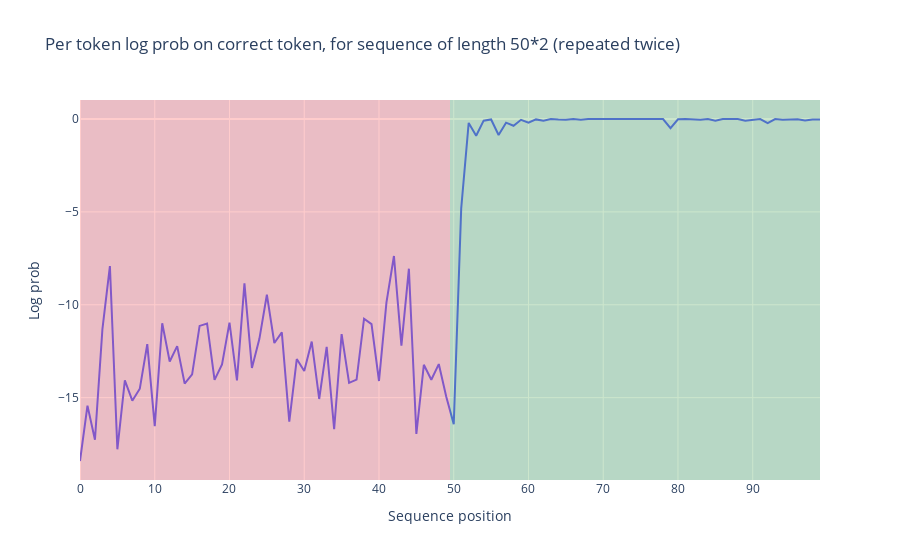

The notebook cell this image was saved under:
### Code cell
device = "cuda"
seq_len = 50
batch = 1
(rep_tokens, rep_logits, rep_cache) = run_and_cache_model_repeated_tokens(model, seq_len, batch)
rep_cache.remove_batch_dim()
rep_str = model.to_str_tokens(rep_tokens)
model.reset_hooks()
log_probs = get_log_probs(rep_logits, rep_tokens).squeeze()

print(f"Performance on the first half: {log_probs[:seq_len].mean():.3f}")
print(f"Performance on the second half: {log_probs[seq_len:].mean():.3f}")

plot_loss_difference(log_probs, rep_str, seq_len)

### Figure 1 — Plotly figure (JSON) as saved in the notebook; plotly's stock layout.template omitted (floating-point values rounded to 4 significant figures)
{"data": [{"hovertemplate": "<b>%{hovertext}</b><br><br>variable=0<br>Sequence position=%{x}<br>Log prob=%{y}<extra></extra>", "hovertext": [" infall", " priorit", "extreme", " however", " being", "acts", " territ", " types", " Mongo", " san", " Cowboy", " canonical", " delicate", " worship", "REF", " Turk", "Occup", " Donkey", " trains", " addressing", " Poly", " spicy", " uncle", "ijk", " course", " following", " mountainous", "Sk", "Alias", " Moy", " Increases", " landslide", "earch", " Files", "ossier", " Amar", "aced", "759", " scope", " tun", " LIFE", "Kind", " e", "Michael", " Ar", " appalled", "Tenn", " Gujarat", " McH", " Maj", " infall", " priorit", "extreme", " however", " being", "acts", " territ", " types", " Mongo", " san", " Cowboy", " canonical", " delicate", " worship", "REF", " Turk", "Occup", " Donkey", " trains", " addressing", " Poly", " spicy", " uncle", "ijk", " course", " following", " mountainous", "Sk", "Alias", " Moy", " Increases", " landslide", "earch", " Files", "ossier", " Amar", "aced", "759", " scope", " tun", " LIFE", "Kind", " e", "Michael", " Ar", " appalled", "Tenn", " Gujarat", " McH", " Maj"], "legendgroup": "0", "line": {"color": "#636efa", "dash": "solid"}, "marker": {"symbol": "circle"}, "mode": "lines", "name": "0", "orientation": "v", "showlegend": true, "type": "scatter", "x": [0, 1, 2, 3, 4, 5, 6, 7, 8, 9, 10, 11, 12, 13, 14, 15, 16, 17, 18, 19, 20, 21, 22, 23, 24, 25, 26, 27, 28, 29, 30, 31, 32, 33, 34, 35, 36, 37, 38, 39, 40, 41, 42, 43, 44, 45, 46, 47, 48, 49, 50, 51, 52, 53, 54, 55, 56, 57, 58, 59, 60, 61, 62, 63, 64, 65, 66, 67, 68, 69, 70, 71, 72, 73, 74, 75, 76, 77, 78, 79, 80, 81, 82, 83, 84, 85, 86, 87, 88, 89, 90, 91, 92, 93, 94, 95, 96, 97, 98, 99], "xaxis": "x", "y": [-18.41, -15.43, -17.27, -11.31, -7.914, -17.78, -14.07, -15.16, -14.52, -12.12, -16.54, -11.0, -13.05, -12.23, -14.24, -13.75, -11.14, -11.02, -14.04, -13.21, -10.96, -14.07, -8.849, -13.4, -11.83, -9.459, -12.06, -11.48, -16.29, -12.92, -13.57, -11.98, -15.07, -12.27, -16.69, -11.58, -14.21, -14.03, -10.75, -11.04, -14.1, -9.869, -7.374, -12.2, -8.059, -16.95, -13.23, -14.04, -13.19, -14.95, -16.43, -4.811, -0.2126, -0.9049, -0.08859, -0.02448, -0.8633, -0.1966, -0.3639, -0.04429, -0.2023, -0.0222, -0.09375, -0.005268, -0.03101, -0.0457, -0.0002979, -0.03754, -0.001851, -0.01033, -0.004505, -0.002791, -0.006165, -0.002644, -0.0038, -0.003916, -0.01879, -0.01389, -0.003063, -0.4904, -0.01628, -0.003431, -0.007058, -0.04384, -0.00664, -0.09718, -0.001188, -0.003065, -0.0006986, -0.09932, -0.07118, -0.004911, -0.2203, -0.003259, -0.04217, -0.02409, -0.01135, -0.07809, -0.02316, -0.0211], "yaxis": "y"}], "layout": {"autosize": true, "hovermode": "x unified", "legend": {"title": {"text": "variable"}, "tracegroupgap": 0}, "shapes": [{"fillcolor": "red", "line": {"width": 0}, "opacity": 0.2, "type": "rect", "x0": 0, "x1": 49.5, "xref": "x", "y0": 0, "y1": 1, "yref": "y domain"}, {"fillcolor": "green", "line": {"width": 0}, "opacity": 0.2, "type": "rect", "x0": 49.5, "x1": 99, "xref": "x", "y0": 0, "y1": 1, "yref": "y domain"}], "showlegend": false, "title": {"text": "Per token log prob on correct token, for sequence of length 50*2 (repeated twice)"}, "xaxis": {"anchor": "y", "autorange": true, "domain": [0, 1], "range": [0, 99], "title": {"text": "Sequence position"}, "type": "linear"}, "yaxis": {"anchor": "x", "autorange": true, "domain": [0, 1], "range": [-19.43, 1.022], "title": {"text": "Log prob"}, "type": "linear"}}}
